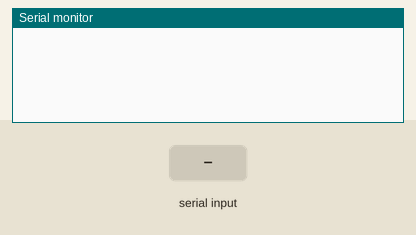
The sketch below on a simulated Arduino Uno, built with avr-gcc and run on an emulated ATmega328P. Parts: the last lines printed to the serial monitor. Inputs (shaded band) come from the test bench.

Above: at 1.2 s.
1.3 s: "Num" received over Serial
At 3.5 s:
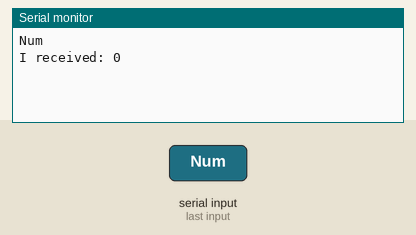
3.8 s: "90,45\n" received over Serial
At 5.6 s:
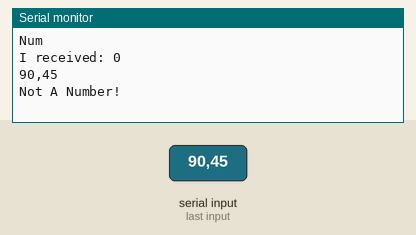
6.3 s: "5\n" received over Serial
At 8.4 s:
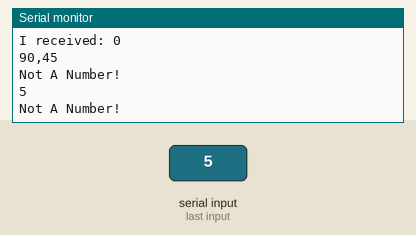

The sketch:

Advance_String_Test.ino
```cpp
String incomingString = " ";
int incomingByte = 0;   // for incoming serial data

void setup() {
        Serial.begin(9600);     // opens serial port, sets data rate to 9600 bps
}

void loop() {

        // send data only when you receive data:
        if (Serial.available() > 0) {
                // read the incoming byte:
                incomingString = Serial.readString();
                Serial.println(incomingString);
                if (incomingString.substring(0,3) == "Num") {
                  incomingByte = incomingString.substring(4).toInt();
                  // say what you got:
                  Serial.print("I received: ");
                  Serial.println(incomingByte, DEC);
                  }
                else{
                  Serial.println("Not A Number!");
                  }
        }
}
```

Measured:
- after the input at 1.3 s, the serial monitor: prints a new line after 1.0 s (image 1)
- after the input at 3.8 s, the serial monitor: prints a new line after 1.0 s (image 2)
- after the input at 6.3 s, the serial monitor: prints a new line after 1.0 s (image 3)
